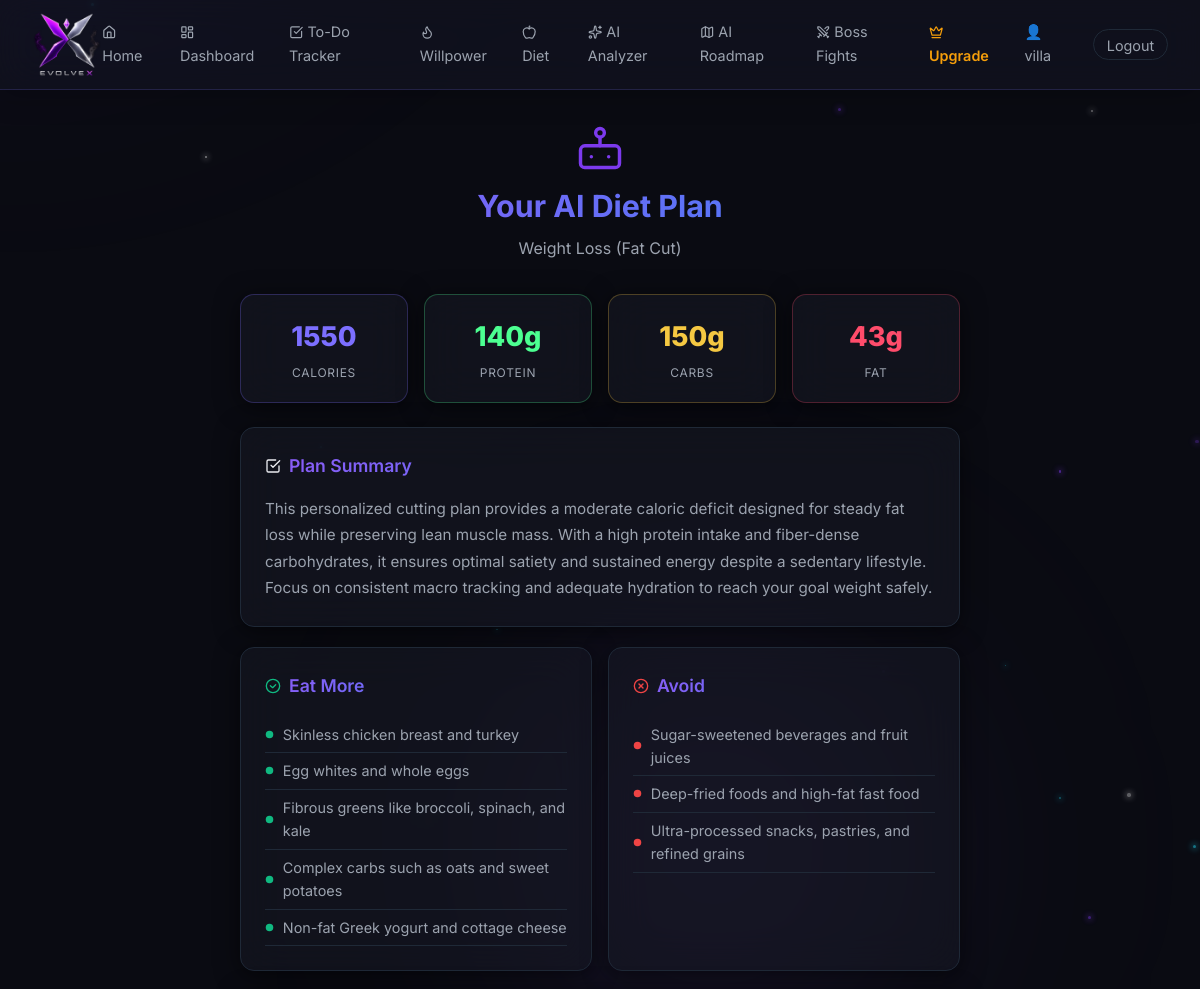
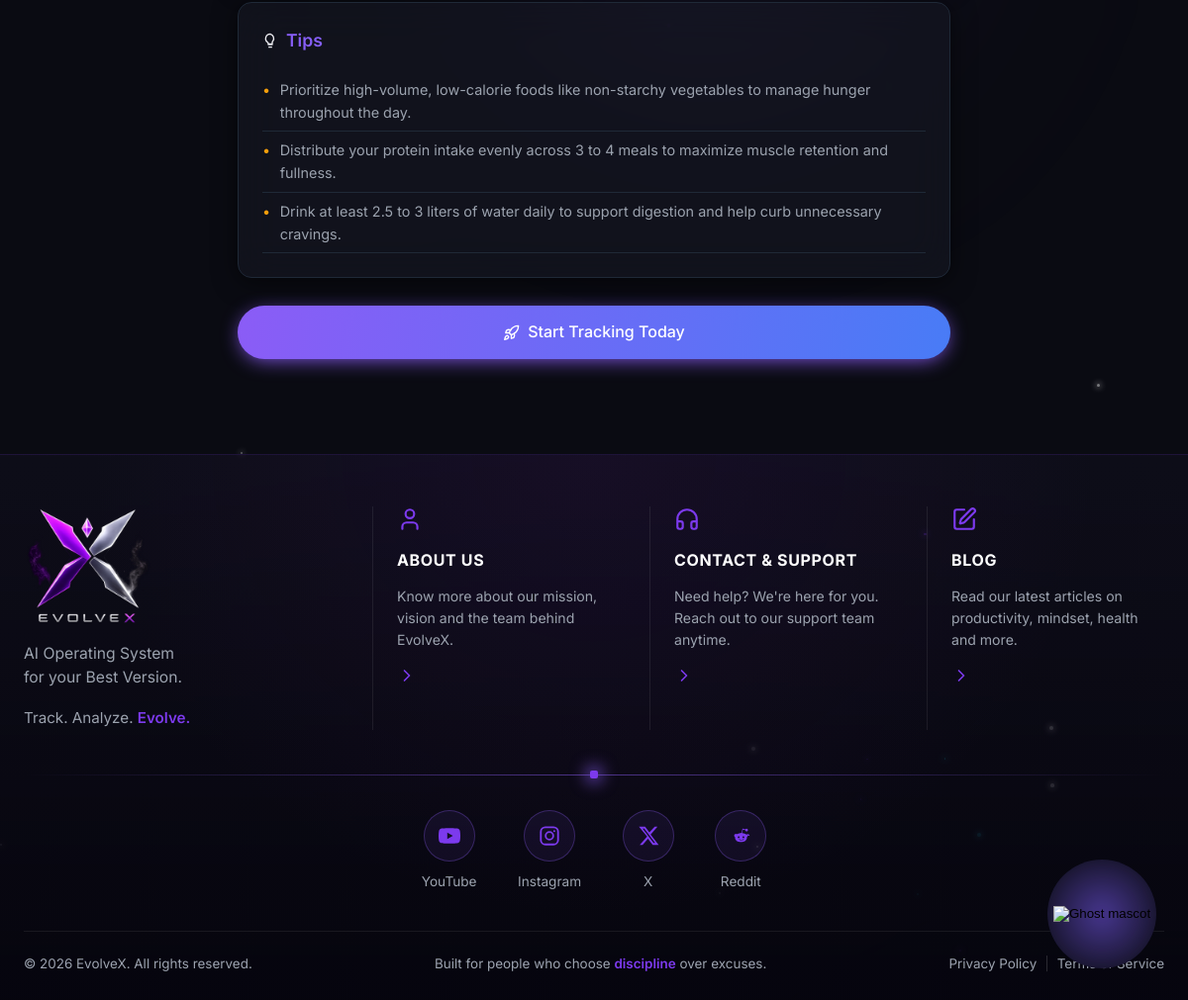
Page /diet/plan/ (signed in) on the committed database (2 pictures, top to bottom).
### users/models.py (models this page shows, shortened)
class CustomUser(AbstractUser):
    email        = models.EmailField(unique=True)
    name         = models.CharField(max_length=100, blank=True)
    avatar       = models.ImageField(upload_to='avatars/', blank=True, null=True)
    bio          = models.TextField(max_length=300, blank=True)
    phone_number = models.CharField(max_length=20, unique=True, blank=True, null=True)
    timezone = models.CharField(
        max_length=64,
        blank=True,
        default='',
        help_text="IANA timezone name, auto-detected from the browser. "
                  "Drives streaks, daily resets, and deadlines in the user's local time.",
    )
    level            = models.IntegerField(default=1)
    title            = models.CharField(max_length=80, default='🌱 The Beginner')
    badge            = models.CharField(max_length=50, default='Starter')
    total_xp         = models.IntegerField(default=0)
    level_started_at = models.DateTimeField(null=True, blank=True)
    level_deadline   = models.DateTimeField(null=True, blank=True)
    quality_rating_unlocked  = models.BooleanField(default=False)
    diet_tracker_unlocked    = models.BooleanField(default=False)
    cookie_container_unlocked = models.BooleanField(default=False)
    cookie_container_size    = models.IntegerField(default=0)
    freedom_passes           = models.IntegerField(default=0)
    cheat_meals_allowed      = models.IntegerField(default=0)
    boss_pending = models.BooleanField(default=False)
    def get_display_name(self):
        return self.name or self.username

### diet/models.py (models this page shows, shortened)
class DietProfile(models.Model):
    user             = models.OneToOneField(settings.AUTH_USER_MODEL, on_delete=models.CASCADE, related_name='diet_profile')
    gender           = models.CharField(max_length=10, choices=GENDER_CHOICES, default='male')
    age              = models.PositiveIntegerField(default=25)
    weight_kg        = models.FloatField()
    height_cm        = models.FloatField()
    activity_level   = models.CharField(max_length=20, choices=ACTIVITY_CHOICES, default='moderate')
    physique_goal    = models.CharField(max_length=20, choices=PHYSIQUE_CHOICES, default='maintain')
    daily_calories   = models.IntegerField(default=2000)
    protein_g        = models.IntegerField(default=150)
    carbs_g          = models.IntegerField(default=250)
    fat_g            = models.IntegerField(default=65)
    ai_plan          = models.TextField(blank=True)
    calorie_tolerance = models.IntegerField(default=10)
    created_at       = models.DateTimeField(auto_now_add=True)
    updated_at       = models.DateTimeField(auto_now=True)

### diet/views.py (the view)
# urls.py: path('plan/',                  views.diet_plan_result,   name='diet_plan_result'),
@login_required
@premium_required("Diet Tracker")
def diet_plan_result(request):
    try:
        profile   = request.user.diet_profile
        plan_data = json.loads(profile.ai_plan) if profile.ai_plan else {}
    except Exception:
        return redirect('diet')
    macro_items = [
        ('Calories', profile.daily_calories, '#7c6fff'),
        ('Protein',  f"{profile.protein_g}g", '#4cff91'),
        ('Carbs',    f"{profile.carbs_g}g",   '#f5c842'),
        ('Fat',      f"{profile.fat_g}g",     '#ff4c6b'),
    ]
    return render(request, 'diet/plan_result.html', {
        'profile':     profile,
        'plan_data':   plan_data,
        'macro_items': macro_items,
    })

### templates/diet/plan_result.html (shortened to what this page needs)
{% extends "base.html" %}
{% block content %}
<div style="max-width:720px;margin:0 auto;">
  <div style="text-align:center;margin-bottom:2rem;">
    <div style="margin-bottom:0.5rem;display:flex;justify-content:center;color:var(--accent);">
      <svg width="52" height="52" viewBox="0 0 24 24" fill="none" stroke="currentColor" stroke-width="1.6" stroke-linecap="round" stroke-linejoin="round"><rect x="3" y="11" width="18" height="10" rx="2"/><circle cx="12" cy="5" r="2"/><path d="M12 7v4"/><path d="M8 16h.01"/><path d="M16 16h.01"/></svg>
    </div>
    <h1 style="font-size:1.9rem;color:var(--accent);margin-bottom:0.35rem;">Your AI Diet Plan</h1>
    <p style="color:var(--text-secondary);">{{ profile.get_physique_goal_display }}</p>
  </div>
  <div style="display:grid;grid-template-columns:repeat(4,1fr);gap:1rem;margin-bottom:1.5rem;" data-mascot-target="diet-macro-targets">
    {% for label, val, color in macro_items %}
    <div class="card" style="text-align:center;border-color:{{ color }}44;padding:1.25rem 1rem;">
      <div style="font-size:1.7rem;font-weight:800;color:{{ color }};">{{ val }}</div>
      <div style="font-size:0.75rem;color:var(--text-secondary);text-transform:uppercase;letter-spacing:.06em;margin-top:0.25rem;">{{ label }}</div>
    </div>
    {% endfor %}
  </div>
  {% if plan_data.summary %}
  <div class="card" style="margin-bottom:1.25rem;">
    <div class="card-title" style="display:flex;align-items:center;gap:0.5rem;">
      <svg width="16" height="16" viewBox="0 0 24 24" fill="none" stroke="currentColor" stroke-width="2" stroke-linecap="round" stroke-linejoin="round"><path d="M9 11l3 3L22 4"/><path d="M21 12v7a2 2 0 0 1-2 2H5a2 2 0 0 1-2-2V5a2 2 0 0 1 2-2h11"/></svg>
      Plan Summary
    </div>
    <p style="color:var(--text-secondary);line-height:1.75;font-size:0.95rem;">{{ plan_data.summary }}</p>
  </div>
  {% endif %}
  <div style="display:grid;grid-template-columns:1fr 1fr;gap:1rem;margin-bottom:1.25rem;">
    {% if plan_data.eat %}
    <div class="card">
      <div class="card-title" style="color:var(--green);display:flex;align-items:center;gap:0.5rem;">
        <svg width="16" height="16" viewBox="0 0 24 24" fill="none" stroke="currentColor" stroke-width="2" stroke-linecap="round" stroke-linejoin="round"><circle cx="12" cy="12" r="10"/><path d="M16 10l-4.5 4.5L8 11.5"/></svg>
        Eat More
      </div>
      {% for food in plan_data.eat %}
      <div style="padding:0.4rem 0;color:var(--text-secondary);border-bottom:1px solid var(--border);font-size:0.9rem;display:flex;align-items:center;gap:0.55rem;">
        <svg width="9" height="9" viewBox="0 0 24 24" fill="var(--green)" style="flex-shrink:0;"><circle cx="12" cy="12" r="10"/></svg>
        {{ food }}
      </div>
      {% endfor %}
    </div>
    {% endif %}
    {% if plan_data.avoid %}
    <div class="card">
      <div class="card-title" style="color:var(--red);display:flex;align-items:center;gap:0.5rem;">
        <svg width="16" height="16" viewBox="0 0 24 24" fill="none" stroke="currentColor" stroke-width="2" stroke-linecap="round" stroke-linejoin="round"><circle cx="12" cy="12" r="10"/><line x1="15" y1="9" x2="9" y2="15"/><line x1="9" y1="9" x2="15" y2="15"/></svg>
        Avoid
      </div>
      {% for food in plan_data.avoid %}
      <div style="padding:0.4rem 0;color:var(--text-secondary);border-bottom:1px solid var(--border);font-size:0.9rem;display:flex;align-items:center;gap:0.55rem;">
        <svg width="9" height="9" viewBox="0 0 24 24" fill="var(--red)" style="flex-shrink:0;"><circle cx="12" cy="12" r="10"/></svg>
        {{ food }}
      </div>
      {% endfor %}
    </div>
    {% endif %}
  </div>
  {% if plan_data.tips %}
  <div class="card" style="margin-bottom:1.75rem;">
    <div class="card-title" style="display:flex;align-items:center;gap:0.5rem;">
      <svg width="16" height="16" viewBox="0 0 24 24" fill="none" stroke="currentColor" stroke-width="2" stroke-linecap="round" stroke-linejoin="round"><path d="M9 18h6"/><path d="M10 22h4"/><path d="M12 2a7 7 0 0 0-4 12.7c.6.5 1 1.2 1 2.05V17h6v-2.25c0-.85.4-1.55 1-2.05A7 7 0 0 0 12 2z"/></svg>
      Tips
    </div>
    {% for tip in plan_data.tips %}
    <div style="padding:0.45rem 0;color:var(--text-secondary);border-bottom:1px solid var(--border);font-size:0.9rem;display:flex;gap:0.6rem;align-items:flex-start;">
      <span style="color:var(--gold);">•</span> {{ tip }}
    </div>
    {% endfor %}
  </div>
  {% endif %}
  <a href="{% url 'diet' %}" class="btn btn-primary" data-mascot-target="diet-start-tracking-btn"
     style="width:100%;text-align:center;padding:0.9rem;font-size:1rem;display:flex;align-items:center;justify-content:center;gap:0.5rem;border-radius:10px;">
    Start Tracking Today
  </a>
</div>
{% endblock %}

### templates/base.html (shortened to what this page needs)
{% load static %}
<!DOCTYPE html>
<html lang="en">
<head>
  <link rel="stylesheet" href="{% static 'css/main.css' %}?v=13">
</head>
<body class="{% block body_class %}{% endblock %}">
  <div class="aurora-bg" aria-hidden="true"><span></span></div>
  <div class="particle-field" id="particleField"></div>
  <nav class="navbar">
    <a href="{% url 'home' %}" class="nav-brand">
      <img
        alt="EvolveX" class="nav-brand-logo">
    </a>
    <div class="nav-links" id="navLinks">
      {% if user.is_authenticated %}
      <a href="{% url 'home' %}"><i data-lucide="home" class="lucide"></i> Home</a>
      <a href="{% url 'reports_home' %}"><i data-lucide="layout-dashboard" class="lucide"></i> Dashboard</a>
      <a href="{% url 'todo_list' %}"><i data-lucide="check-square" class="lucide"></i> To-Do Tracker</a>
      <a href="{% url 'willpower' %}"><i data-lucide="flame" class="lucide"></i> Willpower</a>
      <a href="{% url 'diet' %}"><i data-lucide="apple" class="lucide"></i> Diet</a>
      <a href="{% url 'analyzer_home' %}"><i data-lucide="sparkles" class="lucide"></i> AI Analyzer</a>
      <a href="{% url 'roadmap_home' %}"><i data-lucide="map" class="lucide"></i> AI Roadmap</a>
      <a href="{% url 'boss_battle' %}"><i data-lucide="swords" class="lucide"></i> Boss Fights</a>
      <a href="{% url 'pricing' %}" style="color:#f59e0b;font-weight:600;"><i data-lucide="crown" class="lucide"></i>
        Upgrade</a>
      <a href="{% url 'profile' %}">👤 {{ user.get_display_name }}</a>
      <a href="{% url 'logout' %}" class="btn-logout">Logout</a>
      {% else %}
      <a href="{% url 'login' %}"><i data-lucide="log-in" class="lucide"></i> Login</a>
      <a href="{% url 'register' %}"><i data-lucide="user-plus" class="lucide"></i> Register</a>
      <a href="{% url 'pricing' %}" style="color:#f59e0b;font-weight:600;"><i data-lucide="crown" class="lucide"></i>
        Upgrade</a>
      {% endif %}
    </div>
  </nav>
  <main class="main-content">
    {% block content %}{% endblock %}
  </main>
  <footer class="site-footer">
    <div class="footer-top">
      <div class="footer-brand-col">
        <a href="{% url 'home' %}" class="footer-brand">
          <img
            alt="EvolveX" class="footer-brand-logo">
        </a>
        <p class="footer-tagline">AI Operating System<br>for your Best Version.</p>
        <p class="footer-slogan">Track. Analyze. <span>Evolve.</span></p>
      </div>
      <div class="footer-info-col">
        <i data-lucide="user" class="lucide footer-info-icon"></i>
        <h4>About Us</h4>
        <p>Know more about our mission, vision and the team behind EvolveX.</p>
        <a href="{% url 'about' %}" class="footer-arrow" aria-label="About Us"><i data-lucide="chevron-right"
            class="lucide"></i></a>
      </div>
      <div class="footer-info-col">
        <i data-lucide="headphones" class="lucide footer-info-icon"></i>
        <h4>Contact &amp; Support</h4>
        <p>Need help? We're here for you. Reach out to our support team anytime.</p>
        <a href="{% url 'contact' %}" class="footer-arrow" aria-label="Contact & Support"><i data-lucide="chevron-right"
            class="lucide"></i></a>
      </div>
      <div class="footer-info-col">
        <i data-lucide="pen-square" class="lucide footer-info-icon"></i>
        <h4>Blog</h4>
        <p>Read our latest articles on productivity, mindset, health and more.</p>
        <a href="{% url 'blog_list' %}" class="footer-arrow" aria-label="Blog"><i data-lucide="chevron-right"
            class="lucide"></i></a>
      </div>
    </div>
    <div class="footer-divider"><span class="footer-divider-spark"></span></div>
    <div class="footer-socials">
      <a href="https://www.youtube.com/@user-fn3xc3ny1o" class="footer-social" aria-label="YouTube" target="_blank"
        rel="noopener noreferrer">
        <span class="footer-social-icon">
        </span>
        <span>YouTube</span>
      </a>
      <a href="https://www.instagram.com/evolvex.app/" class="footer-social" aria-label="Instagram" target="_blank"
        rel="noopener noreferrer">
        <span class="footer-social-icon">
          <svg viewBox="0 0 24 24" class="lucide" fill="none" stroke="currentColor" stroke-width="1.8">
            <rect x="2.5" y="2.5" width="19" height="19" rx="5" />
            <circle cx="12" cy="12" r="4.2" />
            <circle cx="17.3" cy="6.7" r="1.1" fill="currentColor" stroke="none" />
          </svg>
        </span>
        <span>Instagram</span>
      </a>
      <a href="https://x.com/evolvexapp" class="footer-social" aria-label="X" target="_blank" rel="noopener noreferrer">
        <span class="footer-social-icon">
          <svg viewBox="0 0 24 24" class="lucide" fill="currentColor">
            <path
              d="M18.9 2H22l-7.6 8.7L23.3 22H16.7l-5.2-6.8L5.5 22H2.4l8.1-9.3L1.5 2h6.8l4.7 6.2L18.9 2zm-1.2 18h1.7L7.4 4h-1.8l12.1 16z" />
          </svg>
        </span>
        <span>X</span>
      </a>
      <a href="https://www.reddit.com/r/offifcialevolvex/" class="footer-social" aria-label="Reddit" target="_blank"
        rel="noopener noreferrer">
        <span class="footer-social-icon">
        </span>
        <span>Reddit</span>
      </a>
    </div>
    <div class="footer-bottom">
      <span>© {% now "Y" %} EvolveX. All rights reserved.</span>
      <span class="footer-made-with">Built for people who choose <span class="highlight">discipline</span> over
        excuses.</span>
      <span class="footer-legal"><a href="#">Privacy Policy</a> <i>|</i> <a href="#">Terms of Service</a></span>
    </div>
  </footer>
{% include "mascot_widget.html" %}
</body>
</html>

### templates/mascot_widget.html (shortened to what this page needs)
{% load static %}
<div class="mascot-container" id="mascot-container">
  <button class="mascot-avatar" id="mascot-avatar" type="button" aria-label="Open Ghost guide">
    <img class="mascot-avatar-img" src="{% static 'images/mascot.png' %}" alt="Ghost mascot">
  </button>
</div>

### rows in the picture
CustomUser: get_display_name "villa"
DietProfile: physique_goal "Weight Loss (Fat Cut)"

### other values in the picture
{{ val }} "1550" "140g" "150g" "43g"
{{ label }} "CALORIES" "PROTEIN" "CARBS" "FAT"
{{ food }} "Skinless chicken breast and turkey" "Egg whites and whole eggs" "Fibrous greens like broccoli, spinach, and kale" "Complex carbs such as oats and sweet potatoes" "Non-fat Greek yogurt and cottage cheese"
{{ food }} "Sugar-sweetened beverages and fruit juices" "Deep-fried foods and high-fat fast food" "Ultra-processed snacks, pastries, and refined grains"
{{ tip }} "Prioritize high-volume, low-calorie foods like non-starchy vegetables to manage hunger throughout the day." "Distribute your protein intake evenly across 3 to 4 meals to maximize muscle retention and fullness." "Drink at least 2.5 to 3 liters of water daily to support digestion and help curb unnecessary cravings."
